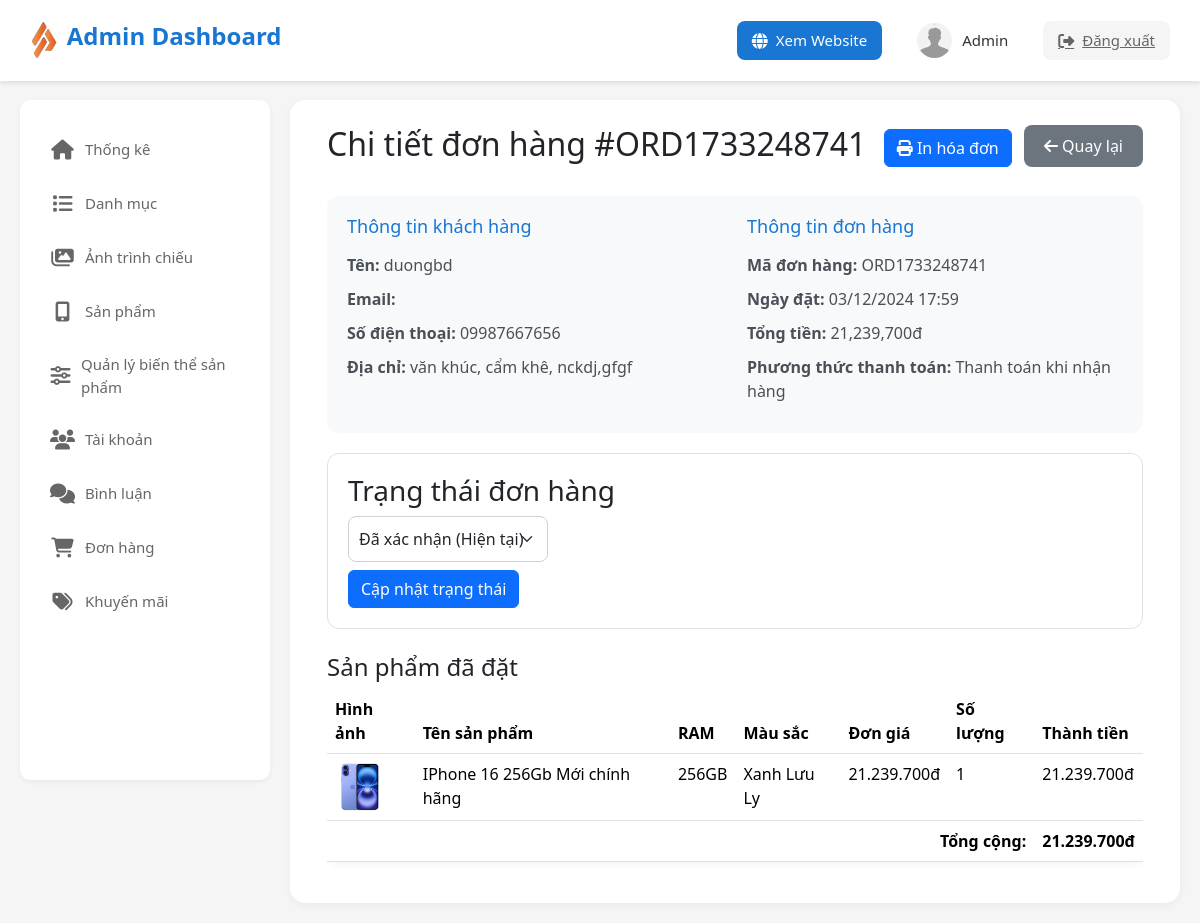
The app's page /admin/index.php?action=orderDetail&id=197 (signed in) with its own data.
### tables this page shows
CREATE TABLE `orders` (
  `order_id` int(11) NOT NULL,
  `order_code` varchar(50) NOT NULL,
  `user_id` int(11) NOT NULL,
  `receiver_name` varchar(255) DEFAULT NULL,
  `total_amount` decimal(10,2) NOT NULL,
  `shipping_address` text NOT NULL,
  `shipping_phone` varchar(20) NOT NULL,
  `shipping_email` varchar(255) DEFAULT NULL,
  `bank_code` varchar(50) DEFAULT NULL,
  `status` enum('pending','confirmed','processing','shipping','delivered','cancelled','returned','refunded','failed','awaiting_payment','return_requested','cancel_requested') NOT NULL DEFAULT 'pending',
  `payment_method` varchar(50) NOT NULL DEFAULT 'cod',
  `payment_status` varchar(50) NOT NULL DEFAULT 'unpaid',
  `created_at` timestamp NOT NULL DEFAULT current_timestamp(),
  `updated_at` timestamp NOT NULL DEFAULT current_timestamp() ON UPDATE current_timestamp(),
  `return_reason` text DEFAULT NULL,
  `return_request_reason` text DEFAULT NULL,
  `cancel_reason` text DEFAULT NULL,
  `previous_status` varchar(50) DEFAULT NULL
);

CREATE TABLE `users` (
  `user_id` int(11) NOT NULL,
  `username` varchar(50) NOT NULL,
  `password` varchar(255) NOT NULL,
  `email` varchar(100) NOT NULL,
  `fullname` varchar(100) DEFAULT NULL,
  `phone` varchar(20) DEFAULT NULL,
  `address` text DEFAULT NULL,
  `avatar` varchar(255) DEFAULT NULL,
  `role_id` int(11) DEFAULT NULL,
  `status` tinyint(4) DEFAULT 1,
  `created_at` timestamp NOT NULL DEFAULT current_timestamp(),
  `birthday` date DEFAULT NULL,
  `gender` tinyint(1) DEFAULT NULL COMMENT '0: Nữ, 1: Nam'
);

CREATE TABLE `order_details` (
  `detail_id` int(11) NOT NULL,
  `order_id` int(11) DEFAULT NULL,
  `product_id` int(11) DEFAULT NULL,
  `quantity` int(11) DEFAULT NULL,
  `price` decimal(10,2) DEFAULT NULL
);

CREATE TABLE `products` (
  `pro_id` int(11) NOT NULL,
  `pro_name` varchar(50) NOT NULL,
  `price` int(11) NOT NULL,
  `quantity` int(11) DEFAULT 0,
  `img` varchar(255) NOT NULL,
  `import_date` date DEFAULT NULL,
  `description` text DEFAULT NULL,
  `pro_view` int(11) DEFAULT 0,
  `pro_status` tinyint(1) DEFAULT 1,
  `cate_id` int(11) NOT NULL,
  `storage_id` int(11) DEFAULT NULL,
  `color_id` int(11) DEFAULT NULL
);

CREATE TABLE `product_storage` (
  `storage_id` int(11) NOT NULL,
  `storage_type` varchar(50) NOT NULL,
  `storage_price` decimal(10,2) DEFAULT 0.00,
  `created_at` timestamp NOT NULL DEFAULT current_timestamp()
);

CREATE TABLE `product_color` (
  `color_id` int(11) NOT NULL,
  `color_type` varchar(50) NOT NULL,
  `color_price` decimal(10,2) DEFAULT 0.00,
  `created_at` timestamp NOT NULL DEFAULT current_timestamp()
);

### admin/models/orderModel.php (called while the page is built, shortened)
<?php
class OrderModel
{
    private $db;
    public function __construct()
    {
        global $MainModel;
        $this->db = $MainModel->SUNNY;
    }
    public function getOrderById($orderId)
    {
        try {
            $sql = "SELECT orders.*, users.username, users.email, users.phone,
                    orders.cancel_reason, orders.status
                    FROM orders
                    LEFT JOIN users ON orders.user_id = users.user_id
                    WHERE orders.order_id = ?";
            $stmt = $this->db->prepare($sql);
            $stmt->execute([$orderId]);
            return $stmt->fetch(PDO::FETCH_ASSOC);
        } catch (PDOException $e) {
            error_log("Error getting order by ID: " . $e->getMessage());
            return false;
        }
    }
    public function getOrderDetails($order_id)
    {
        try {
            $sql = "SELECT od.*, p.pro_name, p.img, pr.storage_type, pc.color_type
                    FROM order_details od
                    LEFT JOIN products p ON od.product_id = p.pro_id
                    LEFT JOIN product_storage pr ON p.storage_id = pr.storage_id
                    LEFT JOIN product_color pc ON p.color_id = pc.color_id
                    WHERE od.order_id = :order_id";
            $stmt = $this->db->prepare($sql);
            $stmt->execute([':order_id' => $order_id]);
            $result = $stmt->fetchAll(PDO::FETCH_ASSOC);
            return $result;
        } catch (PDOException $e) {
            error_log("Error getting order details: " . $e->getMessage());
            return false;
        }
    }
}

### admin/commons/function.php (called while the page is built, shortened)
<?php
class MainModel {
    public function __construct() {
        $this->SUNNY = $this->connect_db();
    }
    public function connect_db() {
        try {
            $dsn = "mysql:host=" . DB_HOST . ";dbname=" . DB_NAME;
            $SUNNY = new PDO($dsn, DB_USER, DB_PASS, PDO_OPTIONS);
            return $SUNNY;
        } catch (PDOException $e) {
            error_log("Database Connection Error: " . $e->getMessage());
            throw new Exception("Không thể kết nối đến database");
        }
    }
}
try {
    $MainModel = new MainModel();
} catch (Exception $e) {
    error_log("MainModel initialization error: " . $e->getMessage());
    die("Không thể khởi tạo kết nối database");
}

### client/commons/orderHelper.php (called while the page is built, shortened)
<?php
class OrderHelper
{
    public static function getOrderStatus($status)
    {
        $statusMap = [
            'pending' => 'Chờ xác nhận',
            'confirmed' => 'Đã xác nhận',
            'processing' => 'Đang chuẩn bị hàng',
            'shipping' => 'Đang giao hàng',
            'delivered' => 'Đã giao thành công',
            'cancelled' => 'Đã hủy',
            'cancel_requested' => 'Yêu cầu hủy',
            'return_requested' => 'Yêu cầu trả hàng',
            'returned' => 'Đã trả hàng',
            'return_failed' => 'Từ chối trả hàng'
        ];
        return isset($statusMap[$status]) ? $statusMap[$status] : 'Không xác định';
    }
}

### admin/views/order/order-detail.php (the view, shortened to what this page needs)
<!DOCTYPE html>
<html lang="vi">
<head>
    <link href="https://cdn.jsdelivr.net/npm/bootstrap@5.3.3/dist/css/bootstrap.min.css" rel="stylesheet">
    <link rel="stylesheet" href="https://cdnjs.cloudflare.com/ajax/libs/font-awesome/6.5.1/css/all.min.css">
</head>
<body>
    <?php include "./views/layout/header.php"; ?>
    <div class="main">
        <div class="sidebar">
            <?php include "./views/layout/sidebar.php"; ?>
        </div>
        <main>
            <div class="container-fluid">
                <div class="page-header">
                    <h2>Chi tiết đơn hàng #<?= $order['order_code'] ?></h2>
                    <div>
                        <?php if (in_array($order['status'], ['confirmed', 'processing', 'shipping', 'delivered'])): ?>
                        <a href="?action=printInvoice&id=<?= $order['order_id'] ?>" class="btn btn-primary me-2"
                            target="_blank">
                            <i class="fas fa-print"></i> In hóa đơn
                        </a>
                        <?php endif; ?>
                        <a href="?action=order" class="btn-back">
                            <i class="fas fa-arrow-left"></i> Quay lại
                        </a>
                    </div>
                </div>
                <div class="order-info">
                    <div class="row">
                        <div class="col-md-6">
                            <h4>Thông tin khách hàng</h4>
                            <p><strong>Tên:</strong> <?= $order['username'] ?></p>
                            <p><strong>Email:</strong> <?= $order['shipping_email'] ?></p>
                            <p><strong>Số điện thoại:</strong> <?= $order['shipping_phone'] ?></p>
                            <p><strong>Địa chỉ:</strong> <?= $order['shipping_address'] ?></p>
                        </div>
                        <div class="col-md-6">
                            <h4>Thông tin đơn hàng</h4>
                            <p><strong>Mã đơn hàng:</strong> <?= $order['order_code'] ?></p>
                            <p><strong>Ngày đặt:</strong> <?= date('d/m/Y H:i', strtotime($order['created_at'])) ?></p>
                            <p><strong>Tổng tiền:</strong> <?= number_format($order['total_amount']) ?>đ</p>
                            <p><strong>Phương thức thanh toán:</strong>
                                <?= $order['payment_method'] == 1 ? 'Thanh toán khi nhận hàng' : 'Thanh toán khi nhận hàng' ?>
                            </p>
                        </div>
                    </div>
                </div>
                <div class="order-status mb-4">
                    <h3>Trạng thái đơn hàng</h3>
                    <select id="orderStatus" class="form-select">
                        <?php
                        echo "<option value='{$order['status']}' selected>" .
                            OrderHelper::getOrderStatus($order['status']) .
                            " (Hiện tại)</option>";
                        ?>
                    </select>
                    <button onclick="updateStatus()" class="btn btn-primary mt-2">Cập nhật trạng thái</button>
                </div>
                <div class="order-products mt-4">
                    <h4>Sản phẩm đã đặt</h4>
                    <div class="table-responsive">
                        <table class="table">
                            <thead>
                                <tr>
                                    <th>Hình ảnh</th>
                                    <th>Tên sản phẩm</th>
                                    <th>RAM</th>
                                    <th>Màu sắc</th>
                                    <th>Đơn giá</th>
                                    <th>Số lượng</th>
                                    <th>Thành tiền</th>
                                </tr>
                            </thead>
                            <tbody>
                                <?php if ($orderDetails): ?>
                                <?php foreach ($orderDetails as $item): ?>
                                <tr>
                                    <td>
                                        <img src="../Uploads/Product/<?= $item['img'] ?>" alt="<?= $item['pro_name'] ?>"
                                            class="product-thumbnail">
                                    </td>
                                    <td><?= $item['pro_name'] ?></td>
                                    <td><?= $item['storage_type'] ?></td>
                                    <td><?= $item['color_type'] ?></td>
                                    <td><?= number_format($item['price'], 0, ',', '.') ?>đ</td>
                                    <td><?= $item['quantity'] ?></td>
                                    <td><?= number_format($item['price'] * $item['quantity'], 0, ',', '.') ?>đ</td>
                                </tr>
                                <?php endforeach; ?>
                                <?php else: ?>
                                <tr>
                                    <td colspan="7" class="text-center">Không có sản phẩm nào</td>
                                </tr>
                                <?php endif; ?>
                                <tr>
                                    <td colspan="6" class="text-end"><strong>Tổng cộng:</strong></td>
                                    <td><strong><?= number_format($order['total_amount'], 0, ',', '.') ?>đ</strong></td>
                                </tr>
                            </tbody>
                        </table>
                    </div>
                </div>
            </div>
        </main>
    </div>
</body>
</html>

### admin/views/order/order-detail.php (style rules this page uses)
* { margin: 0; padding: 0; box-sizing: border-box; }
body { background: #f5f5f5; font-family: 'Segoe UI', Tahoma, Geneva, Verdana, sans-serif; padding-top: 80px; }
.main { display: flex; max-width: 100%; margin: 0 auto; padding: 20px; }
.main main { width: calc(100% - 270px); margin-left: 270px; background: white; border-radius: 15px; padding: 25px; box-shadow: 0 2px 10px rgba(0, 0, 0, 0.05); }
.page-header { display: flex; justify-content: space-between; align-items: center; margin-bottom: 25px; }
.btn-back { background: #6c757d; color: white; padding: 10px 20px; border-radius: 8px; text-decoration: none; transition: all 0.3s; }
.order-info { background: #f8f9fa; border-radius: 12px; padding: 20px; margin-bottom: 20px; }
.order-info h4 { color: #1976D2; margin-bottom: 15px; font-size: 18px; }
.order-info p { margin-bottom: 10px; color: #495057; }
.order-status { background: white; border: 1px solid #dee2e6; border-radius: 12px; padding: 20px; margin-top: 20px; }
.form-select { max-width: 200px; padding: 10px; border-radius: 8px; border: 1px solid #ced4da; }
.product-thumbnail { width: 50px; height: 50px; object-fit: cover; border-radius: 5px; }
.table { background: white; border-radius: 10px; box-shadow: 0 2px 10px rgba(0, 0, 0, 0.05); }

### admin/views/layout/sidebar.php (style rules this page uses)
* { padding: 0; margin: 0; box-sizing: border-box; font-family: 'Segoe UI', Tahoma, Geneva, Verdana, sans-serif; }

### records on screen
orders: order_code "ORD1733248741", user.username "duongbd", shipping_phone "09987667656", shipping_address "văn khúc, cẩm khê, nckdj,gfgf", created_at "03/12/2024 17:59", total_amount "21,239,700", status "Đã xác nhận (Hiện tại)", total_amount "21.239.700"
order_details: product.img (picture), product.pro_name "IPhone 16 256Gb Mới chính hãng", product_storage.storage_type "256GB", product_color.color_type "Xanh Lưu Ly", price "21.239.700", quantity "1", $item['price'] * $item['quantity'] "21.239.700"
